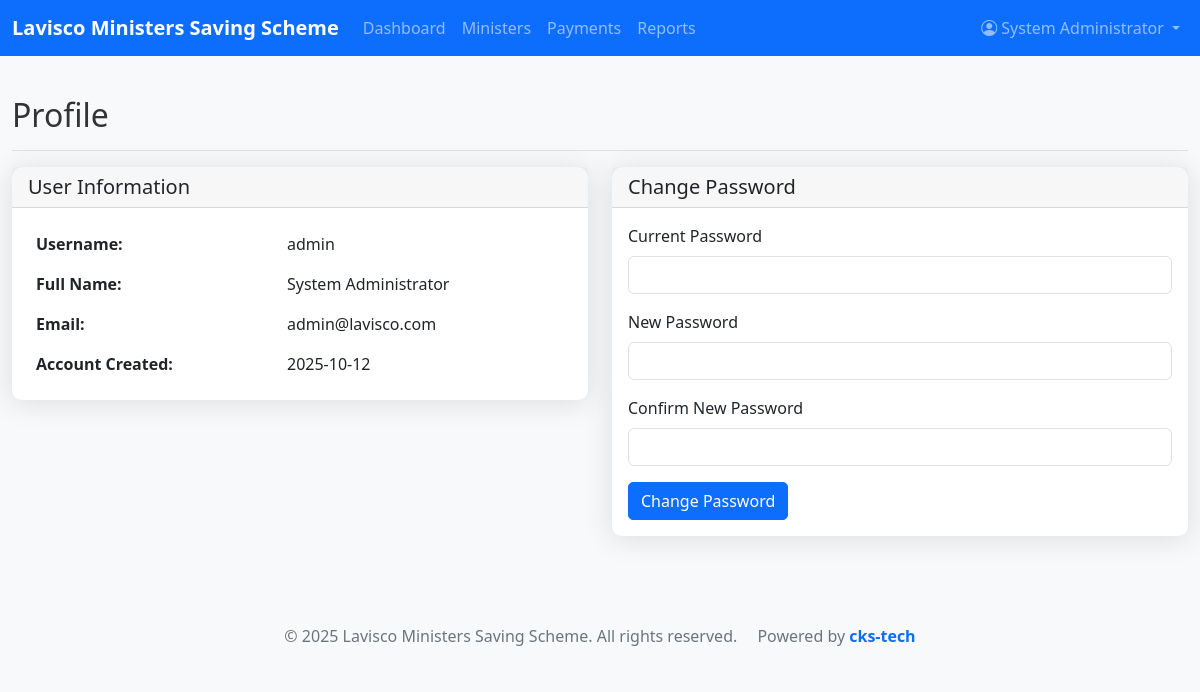
The app's page /profile (signed in) with its own data.
### models.py (models this page shows, shortened)
class User(UserMixin, db.Model):
    id = db.Column(db.Integer, primary_key=True)
    username = db.Column(db.String(64), index=True, unique=True)
    email = db.Column(db.String(120), index=True, unique=True)
    password_hash = db.Column(db.String(128))
    full_name = db.Column(db.String(100))
    created_at = db.Column(db.DateTime, default=datetime.utcnow)

### routes.py (the view, shortened to what this page needs)
    @app.route('/profile', methods=['GET', 'POST'])
    @login_required
    def profile():
        form = ChangePasswordForm()
        return render_template('profile.html', title='Profile', form=form)

### forms.py
class ChangePasswordForm(FlaskForm):
    current_password = PasswordField('Current Password', validators=[DataRequired()])
    new_password = PasswordField('New Password', validators=[DataRequired(), Length(min=6)])
    confirm_password = PasswordField('Confirm New Password', validators=[DataRequired(), EqualTo('new_password')])
    submit = SubmitField('Change Password')

### app.py (called while the page is built)
def create_app(config_class=Config):
    app = Flask(__name__)
    app.config.from_object(config_class)
    db.init_app(app)
    migrate = Migrate(app, db)
    login_manager = LoginManager()
    login_manager.init_app(app)
    login_manager.login_view = 'login'
    login_manager.login_message = 'Please log in to access this page.'
    @login_manager.user_loader
    def load_user(id):
        return User.query.get(int(id))
    from routes import init_routes
    init_routes(app)
    with app.app_context():
        db.create_all()
        if User.query.filter_by(username='admin').first() is None:
            admin = User(
                username='admin',
                email='admin@lavisco.com',
                full_name='System Administrator'
            )
            admin.set_password('admin123')
            db.session.add(admin)
            db.session.commit()
    return app

### templates/profile.html (shortened to what this page needs)
{% extends "base.html" %}
{% block content %}
<div class="d-flex justify-content-between flex-wrap flex-md-nowrap align-items-center pt-3 pb-2 mb-3 border-bottom">
    <h1 class="h2">Profile</h1>
</div>
<div class="row">
    <div class="col-md-6">
        <div class="card">
            <div class="card-header">
                <h5 class="card-title mb-0">User Information</h5>
            </div>
            <div class="card-body">
                <table class="table table-borderless">
                    <tr>
                        <th>Username:</th>
                        <td>{{ current_user.username }}</td>
                    </tr>
                    <tr>
                        <th>Full Name:</th>
                        <td>{{ current_user.full_name }}</td>
                    </tr>
                    <tr>
                        <th>Email:</th>
                        <td>{{ current_user.email }}</td>
                    </tr>
                    <tr>
                        <th>Account Created:</th>
                        <td>{{ current_user.created_at.strftime('%Y-%m-%d') }}</td>
                    </tr>
                </table>
            </div>
        </div>
    </div>
    <div class="col-md-6">
        <div class="card">
            <div class="card-header">
                <h5 class="card-title mb-0">Change Password</h5>
            </div>
            <div class="card-body">
                <form method="POST">
                    <div class="mb-3">
                        {{ form.current_password.label(class="form-label") }}
                        {{ form.current_password(class="form-control") }}
                    </div>
                    <div class="mb-3">
                        {{ form.new_password.label(class="form-label") }}
                        {{ form.new_password(class="form-control") }}
                    </div>
                    <div class="mb-3">
                        {{ form.confirm_password.label(class="form-label") }}
                        {{ form.confirm_password(class="form-control") }}
                    </div>
                    {{ form.submit(class="btn btn-primary") }}
                </form>
            </div>
        </div>
    </div>
</div>
{% endblock %}

### templates/base.html (shortened to what this page needs)
<!DOCTYPE html>
<html lang="en">
<head>
    <link href="https://cdn.jsdelivr.net/npm/bootstrap@5.3.0/dist/css/bootstrap.min.css" rel="stylesheet">
    <link rel="stylesheet" href="https://cdn.jsdelivr.net/npm/bootstrap-icons@1.10.0/font/bootstrap-icons.css">
    <link rel="stylesheet" href="{{ url_for('static', filename='css/style.css') }}">
</head>
<body>
    <div id="content-wrapper" class="content-wrapper">
        <nav class="navbar navbar-expand-lg navbar-dark bg-primary">
            <div class="container-fluid">
                <a class="navbar-brand" href="{{ url_for('dashboard') }}">Lavisco Ministers Saving Scheme</a>
                <div class="collapse navbar-collapse" id="navbarNav">
                    <ul class="navbar-nav me-auto">
                        {% if current_user.is_authenticated %}
                        <li class="nav-item"><a class="nav-link" href="{{ url_for('dashboard') }}">Dashboard</a></li>
                        <li class="nav-item"><a class="nav-link" href="{{ url_for('ministers') }}">Ministers</a></li>
                        <li class="nav-item"><a class="nav-link" href="{{ url_for('payments') }}">Payments</a></li>
                        <li class="nav-item"><a class="nav-link" href="{{ url_for('reports') }}">Reports</a></li>
                        {% endif %}
                    </ul>
                    <ul class="navbar-nav">
                        {% if current_user.is_authenticated %}
                        <li class="nav-item dropdown">
                            <a class="nav-link dropdown-toggle" href="#" id="navbarDropdown" role="button" data-bs-toggle="dropdown">
                                <i class="bi bi-person-circle"></i> {{ current_user.full_name }}
                            </a>
                        </li>
                        {% endif %}
                    </ul>
                </div>
            </div>
        </nav>
        <main class="container-fluid py-4">
            {% block content %}{% endblock %}
        </main>
        <footer class="bg-light text-center py-3 mt-5">
            <div class="container">
                <span>&copy; 2025 Lavisco Ministers Saving Scheme. All rights reserved.</span>
                <span class="ms-3">Powered by <span style="color: #0d6efd; font-weight: bold;">cks-tech</span></span>
            </div>
        </footer>
    </div>
</body>
</html>

### static/css/style.css (style rules this page uses)
:root { --primary-color: #0d6efd; --secondary-color: #6c757d; --success-color: #198754; --info-color: #0dcaf0; --warning-color: #ffc107; --danger-color: #dc3545; --light-color: #f8f9fa; --dark-color: #212529; }
body { font-family: 'Segoe UI', Tahoma, Geneva, Verdana, sans-serif; background-color: #f8f9fa; color: #333; }
.navbar-brand { font-weight: 700; }
.card { border: none; border-radius: 10px; box-shadow: 0 0.15rem 1.75rem 0 rgba(58, 59, 69, 0.15); transition: all 0.3s; }
.card-header { background-color: rgba(0, 0, 0, 0.03); border-bottom: 1px solid rgba(0, 0, 0, 0.125); font-weight: 600; }
.table { margin-bottom: 0; }
.table th { border-top: none; font-weight: 600; }
.btn { border-radius: 5px; font-weight: 500; }
footer { margin-top: auto; background-color: #f8f9fa; color: #6c757d; }

### templates/base.html (style rules this page uses)
.content-wrapper { opacity: 0; transition: opacity 0.5s ease-in; }
.content-loaded { opacity: 1; }

### records on screen
User: full_name "System Administrator", username "admin", email "admin@lavisco.com", created_at "2025-10-12"
